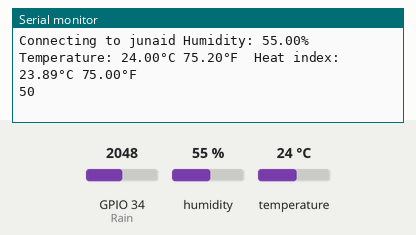
Recording of a sketch running on a simulated ESP32. On the bench: the last lines printed to the serial monitor. The inputs (shaded band) are chosen by the test bench; at power-on: humidity 55 %, GPIO 34 (Rain) = 2048, temperature 24 °C. WiFi joins after 1.5 s; servers stay silent unless stated.

Above: at 3.0 s.
3.1 s: humidity set to 22 %
At 4.4 s:
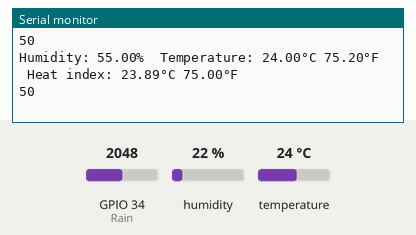
4.6 s: GPIO 34 (Rain) set to 2866
At 5.7 s:
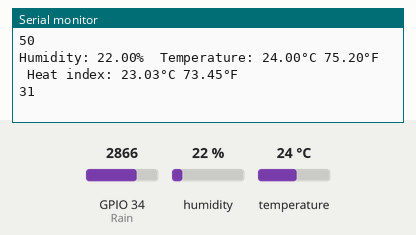
6.1 s: temperature set to 12 °C
At 6.1 s:
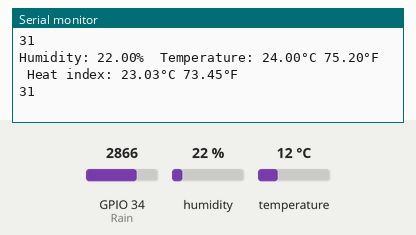
7.6 s: GPIO 34 (Rain) set to 3603
At 8.8 s:
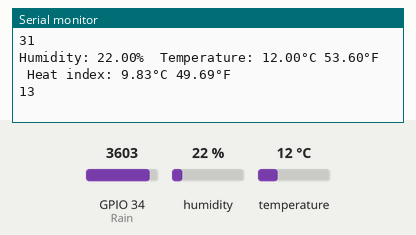
9.1 s: humidity set to 40 %
At 9.5 s:
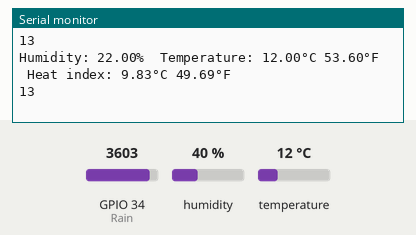
Timing chart, 0 to 11.6 s (numbered marks = the images above; inputs shaded):
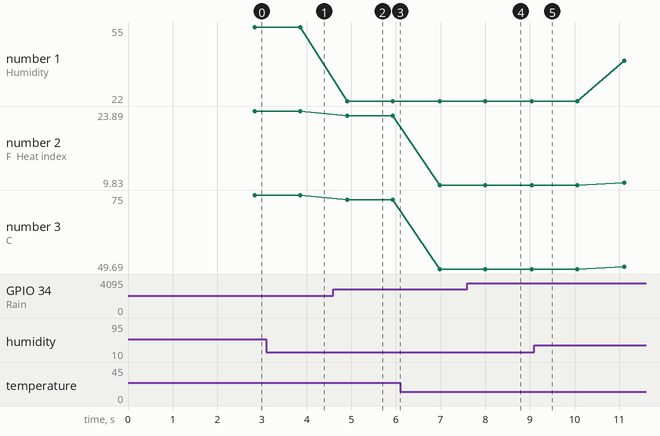

Measured:
- after the input at 4.6 s, the serial monitor: prints a new line after 0.33 s (image 2)
- after the input at 7.6 s, the serial monitor: prints a new line after 0.42 s (image 4)
- plotted number 1: 22 → 40 after the input at 9.1 s
- plotted number 2: 23.03 → 9.83 after the input at 6.1 s, 9.83 → 10.3 after the input at 9.1 s
- plotted number 3: 73.45 → 49.69 after the input at 6.1 s, 49.69 → 50.54 after the input at 9.1 s

The sketch:

DHTtester.ino
```cpp
// SET THE STANDARD LIBRARY FIRST
// USE ARDUINO IDE TO RUN THIS CODE

#include <Wire.h>
#include <WiFiClient.h>
#include <BlynkSimpleEsp32.h>
#include "DHT.h"

// #define BLYNK_TEMPLATE_ID "TMPL6Q_pqhTUW"
// #define BLYNK_TEMPLATE_NAME "weather "
//#define BLYNK_AUTH_TOKEN "a_GRTXedh9g1mOyVSI6qe9j0INvZa3GX"

#define DHTPIN 5
#define Rain 34
#define LDR 4

// Uncomment whatever type you're using!
#define DHTTYPE DHT11   // DHT 11
//#define DHTTYPE DHT22   // DHT 22  (AM2302), AM2321
//#define DHTTYPE DHT21   // DHT 21 (AM2301)


DHT dht(DHTPIN, DHTTYPE);
BlynkTimer timer;
// Enter your Auth token
char auth[] = "1JEtRd0EaKZfvyBJFeIj_LniKKIgTdPM";

//Enter your WIFI SSID and password
char ssid[] = "junaid";
char pass[] = "23456789";

void setup() {
  Serial.begin(9600);
  Serial.println(F("Welcome to IoT based weather reportiing system :-) "));
  Serial.printf("Connecting to %s ", ssid);


  Blynk.begin(auth, ssid, pass, "blynk.cloud", 8080);
  dht.begin();
  pinMode(Rain, INPUT);
}

void DHT11sensor() {
  float h = dht.readHumidity();
  float t = dht.readTemperature();

  if (isnan(h) || isnan(t)) {
    Serial.println("Failed to read from DHT sensor!");
    return;
  }
  Blynk.virtualWrite(V0, t+.01);
  Blynk.virtualWrite(V2, h);

}

void rainSensor() {
  int Rvalue = analogRead(Rain);
  Rvalue = map(Rvalue, 0, 4095, 0, 100);
  Rvalue = (Rvalue - 100) * -1;
  Blynk.virtualWrite(V5, Rvalue);

  Serial.println(Rvalue);
}


void loop() {
  delay(1000);


  float h = dht.readHumidity();

  float t = dht.readTemperature();

  float f = dht.readTemperature(true);


  if (isnan(h) || isnan(t) || isnan(f)) {
    Serial.println(F("Failed to read from DHT sensor!"));
    return;
  }

  Blynk.virtualWrite(V1, f);

  // Compute heat index in Fahrenheit (the default)
  float hif = dht.computeHeatIndex(f, h);
  Blynk.virtualWrite(V4, hif);

  float hic = dht.computeHeatIndex(t, h, false);
  Blynk.virtualWrite(V3, hic);


  Serial.print(F("Humidity: "));
  Serial.print(h);
  Serial.print(F("%  Temperature: "));
  Serial.print(t);
  Serial.print(F("°C "));
  Serial.print(f);
  Serial.print(F("°F  Heat index: "));
  Serial.print(hic);
  Serial.print(F("°C "));
  Serial.print(hif);
  Serial.println(F("°F"));
  DHT11sensor();
  rainSensor();
  Blynk.run();
}
```
